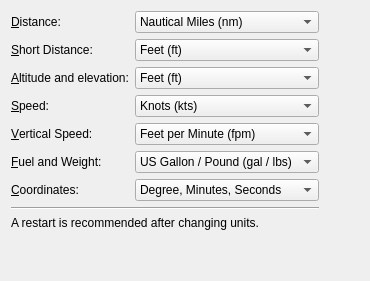
      <widget class="QWidget" name="stackedWidgetOptionsPage6">
       <layout class="QGridLayout" name="gridLayout_11">
        <item row="5" column="0">
         <widget class="QLabel" name="labelOptionsUnitFuel">
          <property name="text">
           <string>&amp;Fuel and Weight:</string>
          </property>
          <property name="buddy">
           <cstring>comboBoxOptionsUnitFuelWeight</cstring>
          </property>
         </widget>
        </item>
        <item row="3" column="0">
         <widget class="QLabel" name="labelOptionsUnitSpeed">
          <property name="text">
           <string>&amp;Speed:</string>
          </property>
          <property name="buddy">
           <cstring>comboBoxOptionsUnitSpeed</cstring>
          </property>
         </widget>
        </item>
        <item row="1" column="1">
         <widget class="QComboBox" name="comboBoxOptionsUnitShortDistance">
          <item>
           <property name="text">
            <string>Feet (ft)</string>
           </property>
          </item>
          <item>
           <property name="text">
            <string>Meter (m)</string>
           </property>
          </item>
         </widget>
        </item>
        <item row="4" column="1">
         <widget class="QComboBox" name="comboBoxOptionsUnitVertSpeed">
          <item>
           <property name="text">
            <string>Feet per Minute (fpm)</string>
           </property>
          </item>
          <item>
           <property name="text">
            <string>Meter per Second (m/s)</string>
           </property>
          </item>
         </widget>
        </item>
        <item row="6" column="0">
         <widget class="QLabel" name="labelOptionsUnitCoords">
          <property name="text">
           <string>&amp;Coordinates:</string>
          </property>
          <property name="buddy">
           <cstring>comboBoxOptionsUnitCoords</cstring>
          </property>
         </widget>
        </item>
        <item row="1" column="0">
         <widget class="QLabel" name="labelOptionsUnitShortDistance">
          <property name="text">
           <string>&amp;Short Distance:</string>
          </property>
          <property name="buddy">
           <cstring>comboBoxOptionsUnitShortDistance</cstring>
          </property>
         </widget>
        </item>
        <item row="9" column="1">
         <spacer name="verticalSpacer_8">
          <property name="orientation">
           <enum>Qt::Vertical</enum>
          </property>
          <property name="sizeHint" stdset="0">
           <size>
            <width>20</width>
            <height>40</height>
           </size>
          </property>
         </spacer>
        </item>
        <item row="2" column="0">
         <widget class="QLabel" name="labelOptionsUnitAlt">
          <property name="text">
           <string>&amp;Altitude and elevation:</string>
          </property>
          <property name="buddy">
           <cstring>comboBoxOptionsUnitAlt</cstring>
          </property>
         </widget>
        </item>
        <item row="0" column="0">
         <widget class="QLabel" name="labelOptionsUnitDistance">
          <property name="text">
           <string>&amp;Distance:</string>
          </property>
          <property name="buddy">
           <cstring>comboBoxOptionsUnitDistance</cstring>
          </property>
         </widget>
        </item>
        <item row="4" column="0">
         <widget class="QLabel" name="labelOptionsUnitVertSpeed">
          <property name="text">
           <string>&amp;Vertical Speed:</string>
          </property>
          <property name="buddy">
           <cstring>comboBoxOptionsUnitVertSpeed</cstring>
          </property>
         </widget>
        </item>
        <item row="5" column="1">
         <widget class="QComboBox" name="comboBoxOptionsUnitFuelWeight">
          <item>
           <property name="text">
            <string>US Gallon / Pound (gal / lbs)</string>
           </property>
          </item>
          <item>
           <property name="text">
            <string>Liter / Kilogram (l, kg)</string>
           </property>
          </item>
         </widget>
        </item>
        <item row="2" column="1">
         <widget class="QComboBox" name="comboBoxOptionsUnitAlt">
          <item>
           <property name="text">
            <string>Feet (ft)</string>
           </property>
          </item>
          <item>
           <property name="text">
            <string>Meter (m)</string>
           </property>
          </item>
         </widget>
        </item>
        <item row="6" column="1">
         <widget class="QComboBox" name="comboBoxOptionsUnitCoords">
          <item>
           <property name="text">
            <string>Degree, Minutes, Seconds</string>
           </property>
          </item>
          <item>
           <property name="text">
            <string>Decimal Degree</string>
           </property>
          </item>
          <item>
           <property name="text">
            <string>Degree, Decimal Minutes</string>
           </property>
          </item>
         </widget>
        </item>
        <item row="3" column="1">
         <widget class="QComboBox" name="comboBoxOptionsUnitSpeed">
          <item>
           <property name="text">
            <string>Knots (kts)</string>
           </property>
          </item>
          <item>
           <property name="text">
            <string>Kilometer per Hour (km/h)</string>
           </property>
          </item>
          <item>
           <property name="text">
            <string>Statue Miles per Hour (mph)</string>
           </property>
          </item>
         </widget>
        </item>
        <item row="0" column="1">
         <widget class="QComboBox" name="comboBoxOptionsUnitDistance">
          <item>
           <property name="text">
            <string>Nautical Miles (nm)</string>
           </property>
          </item>
          <item>
           <property name="text">
            <string>Kilometers (km)</string>
           </property>
          </item>
          <item>
           <property name="text">
            <string>Statue Miles (mi)</string>
           </property>
          </item>
         </widget>
        </item>
        <item row="8" column="0" colspan="2">
         <widget class="QLabel" name="label_2">
          <property name="font">
           <font>
            <weight>50</weight>
            <bold>false</bold>
           </font>
          </property>
          <property name="text">
           <string>A restart is recommended after changing units.</string>
          </property>
         </widget>
        </item>
        <item row="2" column="2">
         <spacer name="horizontalSpacer">
          <property name="orientation">
           <enum>Qt::Horizontal</enum>
          </property>
          <property name="sizeHint" stdset="0">
           <size>
            <width>40</width>
            <height>20</height>
           </size>
          </property>
         </spacer>
        </item>
        <item row="7" column="0" colspan="2">
         <widget class="Line" name="line_8">
          <property name="orientation">
           <enum>Qt::Horizontal</enum>
          </property>
         </widget>
        </item>
       </layout>
      </widget>
